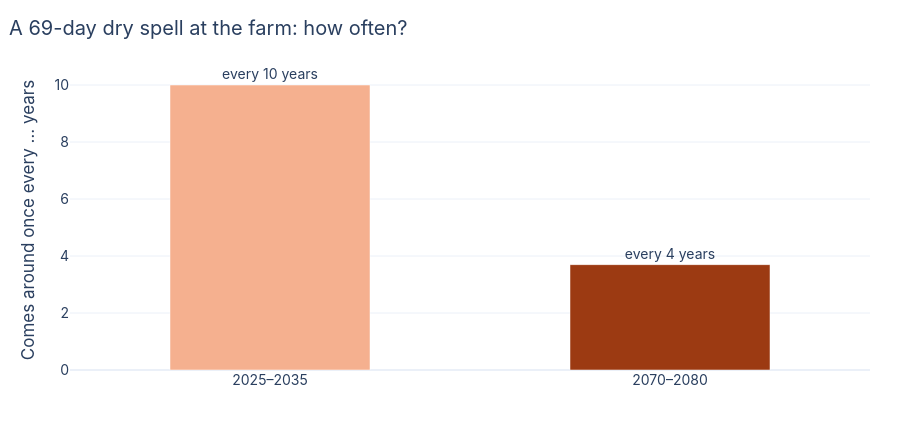

Write notebook code for a chart like this one.
### Markdown cell above
> 💡 **Key idea: a shift of the whole curve hits the dry years hardest.** Each
> point on these curves is a kind of year: on the left a normal year, on the
> right a once-a-decade or once-a-century drought. Lose a similar *share* of
> rain everywhere and the dry years cross thresholds that matter, such as the
> minimum rain a rain-fed crop needs, far more often.

### The answer, in one picture

Take today's **1-in-10-year longest dry spell** and ask how often a spell that
long comes around later in the century.

### Code cell
threshold = float(window(spell, EARLY, wet_side, [10])[0])
late_levels = window(spell, LATE, wet_side, rp_grid)
late_rp = float(np.exp(np.interp(threshold, late_levels, np.log(rp_grid))))

fig = go.Figure(go.Bar(
    x=["2025–2035", "2070–2080"], y=[10, late_rp], marker_color=[EARLY_COLOR, LATE_COLOR], width=0.5,
    text=["every 10 years", f"every {late_rp:.0f} years" if late_rp >= 1.95 else "almost every year"],
    textposition="outside", cliponaxis=False, hovertemplate="%{x}: once every %{y:.1f} years<extra></extra>",
))
layout(fig, f"A {threshold:.0f}-day dry spell at the farm: how often?",
       yaxis=dict(title="Comes around once every … years", rangemode="tozero"), showlegend=False)
fig.show()

### Figure 1 — Plotly figure (JSON) as saved in the notebook; plotly's stock layout.template omitted (floating-point values rounded to 4 significant figures)
{"data": [{"cliponaxis": false, "hovertemplate": "%{x}: once every %{y:.1f} years<extra></extra>", "marker": {"color": ["#f5b08f", "#9c3a12"]}, "text": ["every 10 years", "every 4 years"], "textposition": "outside", "type": "bar", "width": 0.5, "x": ["2025–2035", "2070–2080"], "y": [10, 3.697]}], "layout": {"font": {"family": "Inter, Helvetica, Arial, sans-serif", "size": 14}, "height": 430, "margin": {"b": 60, "l": 70, "r": 30, "t": 70}, "showlegend": false, "title": {"text": "A 69-day dry spell at the farm: how often?", "x": 0.01}, "yaxis": {"rangemode": "tozero", "title": {"text": "Comes around once every … years"}}}}
